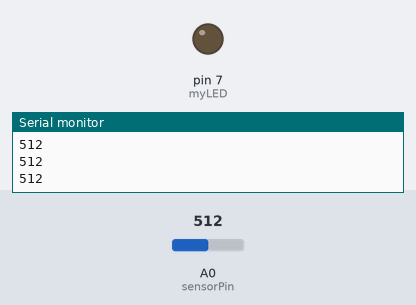
A sketch run on a simulated Arduino Uno, built with avr-gcc and run on an emulated ATmega328P. Shown: output pins drawn as LEDs (lit = HIGH), the last lines printed to the serial monitor. The inputs (shaded band) are chosen by the test bench; at power-on: A0 (sensorPin) = 512.

Above: at 1.2 s.
1.3 s: A0 (sensorPin) set to 221
2.8 s: A0 (sensorPin) set to 193
At 3.6 s:
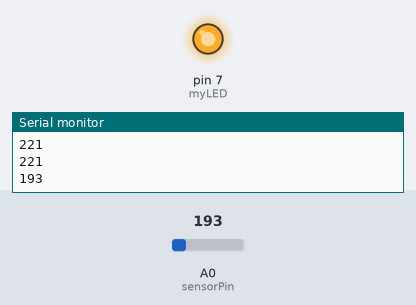
Timing chart, 0 to 5.8 s (numbered marks = the images above; inputs shaded):
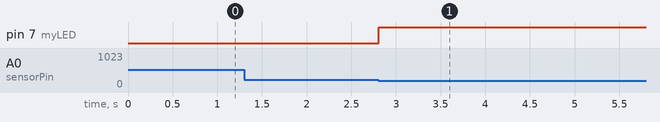

The sketch:

Quiz2_Question2.ino
```cpp
int sensorPin= A0;
int sensorValue= 0;

int myLED = 7;
void setup()
{
  // put your setup code here, to run once:
  Serial.begin(9600);
  pinMode(myLED,OUTPUT);
}

void loop()
{
  // put your main code here, to run repeatedly:
  sensorValue = analogRead(sensorPin);
  Serial.println(sensorValue);

  if(sensorValue>1020)
  {
   digitalWrite(myLED,HIGH);
   delay(250);
  }

  else if(sensorValue>816)
  {

  }
  else if(sensorValue>612)
  {

  }
  else if(sensorValue>408)
  {

  }
  else if(sensorValue>204)
  {

  }
  else
  {
   digitalWrite(myLED,HIGH);
   delay(2000);
  }
}
```

Measured:
- the behaviour switches between 205 and 204 on A0 (sensorPin) (found by bisection; images 0 and 1)
- after the input at 2.8 s, pin 7 (myLED): LOW → HIGH at once
